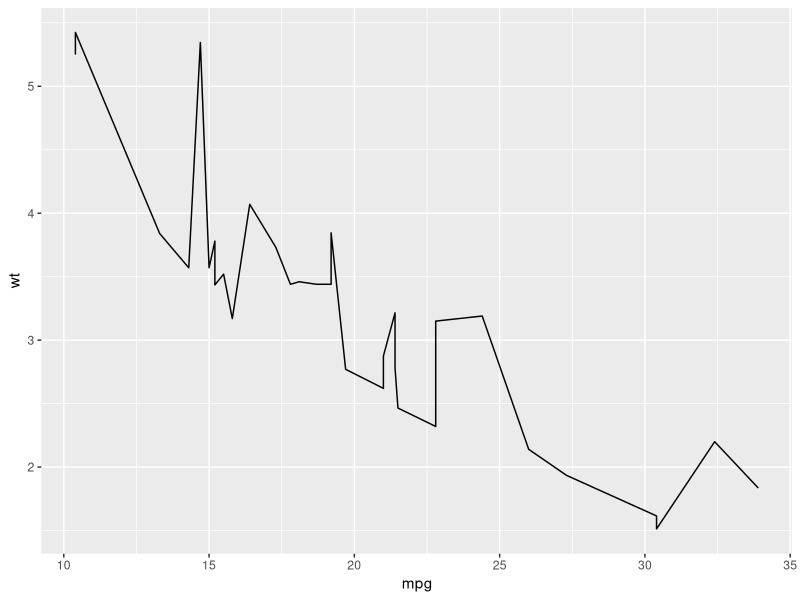
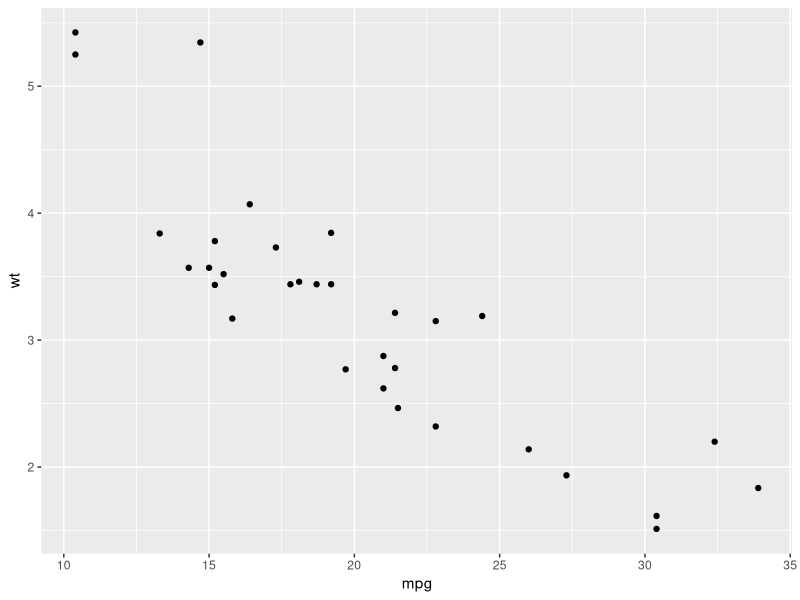
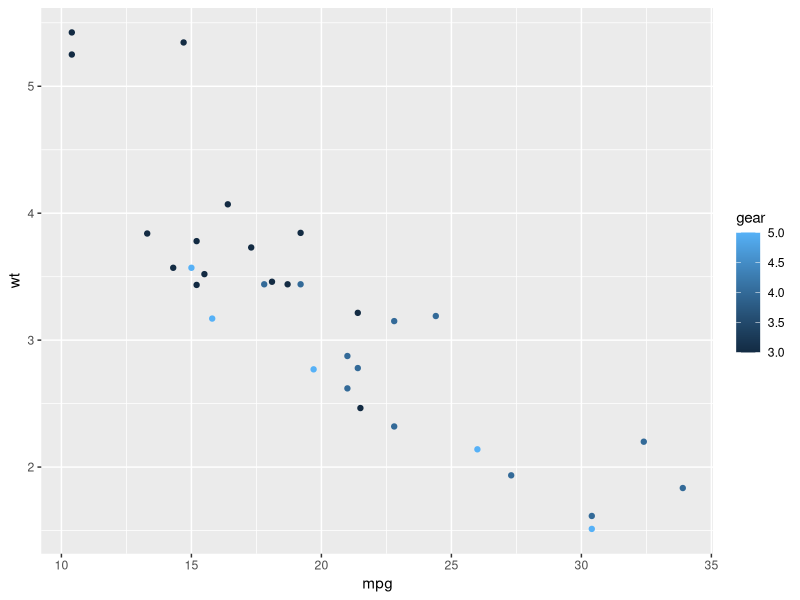
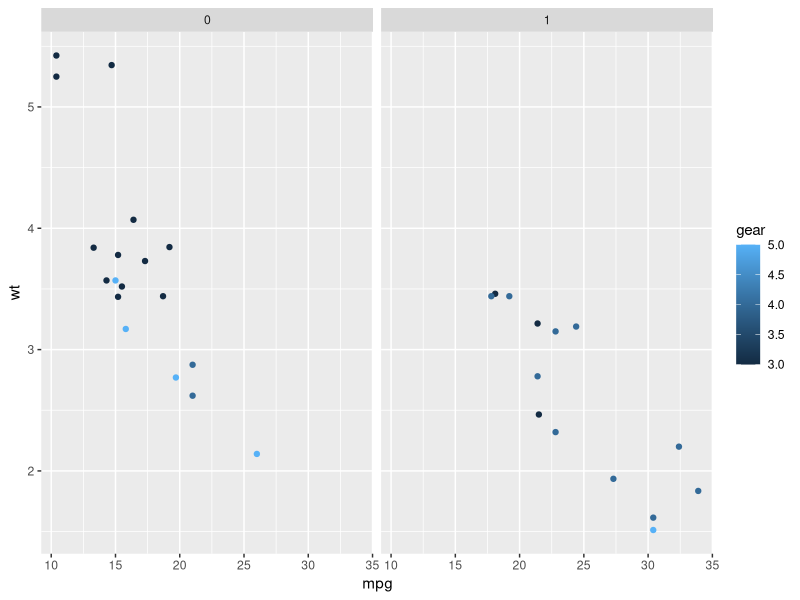
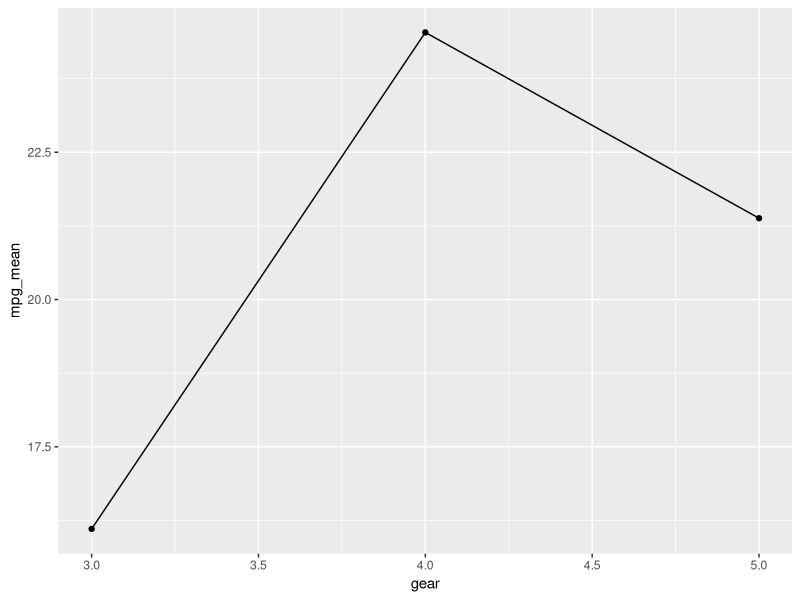

R code for these plots, in order:
## ---- chunk 1
'this is a string'

44

382
## ---- chunk 2
# This is a comment

# Here is another one. I like concise comments.

# Be nice to your future self and others: add comments to your code.
## ---- chunk 3
45/7

7 * 38404

3 + 2
## ---- chunk 4
# Exponential transformation
exp(38)

# Log transformation
log(27)
## ---- chunk 5
ma_function <- function(x) {
  (x * 10) + 2
}
## ---- chunk 6
ma_function(22)

ma_function(362)
## ---- chunk 7
?log
## ---- chunk 8
this_one <- 'a nice little string for us to use'
another <- 4763
and_a_final_one <- 12
## ---- chunk 9
this_one
## ---- chunk 10
log(another)
exp(and_a_final_one)
## ---- chunk 11
x <- c(this_one, 'some other series of character')
y <- c(another, and_a_final_one)
## ---- chunk 12
b <- c(this_one, another)
## ---- chunk 13
names <- c('james', 'joan')
ages <- c(44, 54)
data.frame(names, ages, stringsAsFactors = FALSE)
## ---- chunk 14
df <- data.frame(names, ages, stringsAsFactors = FALSE)
## ---- chunk 15
df$names
## ---- chunk 16
df[2,]
## ---- chunk 17
str(df)
names(df)
## ---- chunk 18

## ---- chunk 19

## ---- chunk 20

## ---- chunk 21
library(ggplot2)
library(tidyverse)
## ---- chunk 22
df <- mtcars
str(mtcars)
?mtcars
## ---- chunk 23
ggplot(data = df, aes(x = mpg, y = wt)) +
  geom_line()
## ---- chunk 24
ggplot(data = df, aes(x = mpg, y = wt)) +
  geom_point()
## ---- chunk 25
ggplot(data = df, aes(x = mpg, y = wt, color = gear)) +
  geom_point()
## ---- chunk 26
ggplot(data = df, aes(x = mpg, y = wt, color = gear)) +
  geom_point() +
  facet_grid(.~vs)
## ---- chunk 27
?ggplot2
## ---- chunk 28
library(tidyverse)
## ---- chunk 29
df
## ---- chunk 30
as_tibble(df)
## ---- chunk 31
tb <- as_tibble(df)
filter(tb, vs == 1)
## ---- chunk 32
group_by(tb, vs)
## ---- chunk 33
tb %>%
  filter(gear == 4) %>%
  group_by(vs)
## ---- chunk 34
tb %>%
  group_by(gear) %>%
  summarise(
    count = n(),
    mpg_mean = mean(mpg)
  )
## ---- chunk 35
tb %>%
  group_by(gear) %>%
  summarise(
    count = n(),
    mpg_mean = mean(mpg)
  ) %>%
  ggplot(aes(x = gear, y = mpg_mean)) +
  geom_line() +
  geom_point()
## ---- chunk 36

## ---- chunk 37

## ---- chunk 38

